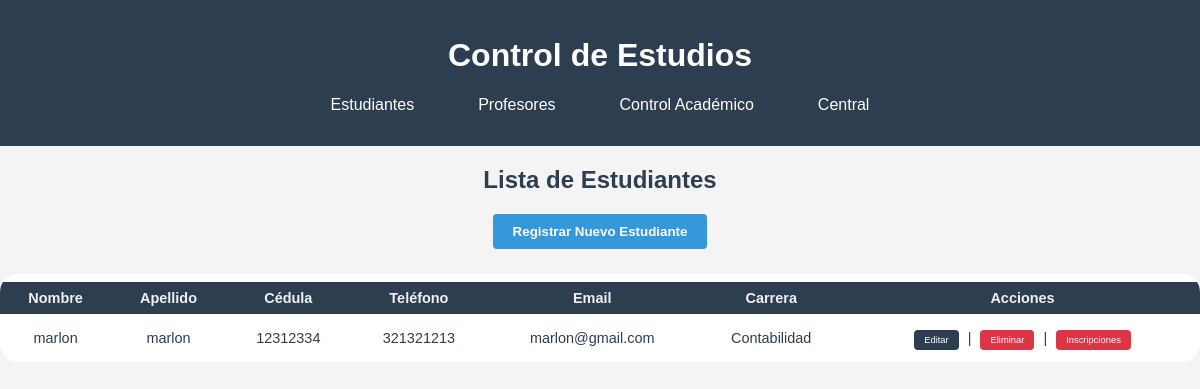
The page /estudiantes/ on the database its author committed.
### modulos/estudiantes/models.py (models this page shows, shortened)
class Estudiante(Persona):
    __tablename__ = 'estudiantes'
    cedula = db.Column(db.String(20), db.ForeignKey('personas.cedula'), primary_key=True)
    carrera_id = db.Column(db.Integer, db.ForeignKey('carreras.id'), nullable=True)
    solvente = db.Column(db.Boolean, default = False)
    carrera = db.relationship('Carrera', back_populates='estudiantes')
    inscripciones = db.relationship('Inscripcion', back_populates='estudiante', cascade="all, delete-orphan")
    notas = db.relationship('Nota', back_populates='estudiante', cascade="all, delete-orphan")
    __mapper_args__ = {
        'polymorphic_identity': 'estudiante',
    }

### modulos/central/models.py (models this page shows, shortened)
class Persona(db.Model):
    __tablename__ = 'personas'
    cedula = db.Column(db.String(20), primary_key=True, unique=True)
    nombre = db.Column(db.String(100), nullable=False)
    apellido = db.Column(db.String(100), nullable=False)
    numero_telefono = db.Column(db.Integer)
    correo_electronico = db.Column(db.String(100), unique=True, nullable=False)
    usuario = db.Column(db.String(50), unique=True, nullable=False)
    contrasenia = db.Column(db.String(100), nullable=False)
    rol = db.Column(db.String(20), nullable=False)
    __mapper_args__ = {
        'polymorphic_identity': 'persona',
        'polymorphic_on': rol
    }

### modulos/control_academico/models.py (models this page shows, shortened)
class Carrera(db.Model):
    __tablename__ = 'carreras'
    id = db.Column(db.Integer, primary_key=True)
    nombre = db.Column(db.String(100), nullable=False, unique=True)
    programas = db.relationship('Programa', back_populates='carrera')
    estudiantes = db.relationship('Estudiante', back_populates='carrera')

### modulos/estudiantes/routes.py (the view)
@bp.route('/')
def index():
    estudiantes = Estudiante.query.all()
    return render_template('estudiantes/listar_estudiantes.html', estudiantes=estudiantes)

### modulos/estudiantes/templates/estudiantes/listar_estudiantes.html (shortened to what this page needs)
{% extends "central/base.html" %}
{% block content %}
<h2 class="titulo-estudiantes">Lista de Estudiantes</h2>
<a href="{{ url_for('estudiantes.nuevo_estudiante') }}">
    <button type="button" class="btn-nuevo-estudiante">Registrar Nuevo Estudiante</button>
</a>
<div class="tabla-estudiantes-contenedor">
    {% if estudiantes %}
        <table class="tabla-estudiantes">
            <thead>
                <tr>
                    <th>Nombre</th>
                    <th>Apellido</th>
                    <th>Cédula</th>
                    <th>Teléfono</th>
                    <th>Email</th>
                    <th>Carrera</th>
                    <th>Acciones</th>
                </tr>
            </thead>
            <tbody>
                {% for estudiante in estudiantes %}
                <tr>
                    <td>{{ estudiante.nombre }}</td>
                    <td>{{ estudiante.apellido }}</td>
                    <td>{{ estudiante.cedula }}</td>
                    <td>{{ estudiante.numero_telefono }}</td>
                    <td>{{ estudiante.correo_electronico }}</td>
                    <td>{{ estudiante.carrera.nombre }}</td>
                    <td>
                        <a href="{{ url_for('estudiantes.editar_estudiante', cedula=estudiante.cedula) }}" class="btn-accion editar">Editar</a> |
                        <a href="{{ url_for('estudiantes.eliminar_estudiante', cedula=estudiante.cedula) }}" class="btn-accion eliminar">Eliminar</a> |
                        <a href="{{ url_for('estudiantes.inscripciones', cedula=estudiante.cedula) }}" class="btn-accion eliminar">Inscripciones</a>
                    </td>
                </tr>
                {% endfor %}
            </tbody>
        </table>
    {% else %}
        <h2>No hay estudiantes registrados</h2>
    {% endif %}
</div>
{% endblock %}

### modulos/static/css/style.css (style rules this page uses)
body { font-family: Arial, sans-serif; margin: 0; padding: 0; background-color: #f4f4f4; }
.titulo-estudiantes { text-align: center; margin-top: 20px; color: #2c3e50; }
a { text-decoration: none ; }
.btn-nuevo-estudiante { text-decoration: none; display: block; margin: 15px auto 25px auto; padding: 10px 20px; background-color: #3498db; color: white; border: none; border-radius: 4px; font-weight: bold; cursor: pointer; transition: background 0.2s; }
.tabla-estudiantes-contenedor { overflow-x: auto; margin: 0 auto; max-width: 2000px; }
.tabla-estudiantes { width: 100%; max-width: 1500; margin: 0 auto 30px auto; border-collapse: separate; border-spacing: 0 8px; border-radius: 18px; margin-bottom: 30px; background: #fff; overflow: hidden; }
.tabla-estudiantes th, .tabla-estudiantes td { padding: 8px 12px; text-align: center; }
.tabla-estudiantes, .tabla-estudiantes th, .tabla-estudiantes td { font-family: Arial, sans-serif; font-size: 0.95em; color: #2c3e50; }
.tabla-estudiantes th { background-color: #2c3e50; color: #f1f0f0; }
.btn-accion { padding: 2px 6px; border-radius: 2px; text-decoration: none; font-size: 0.65em; margin: 0 1px; }
.btn-accion.editar { background: #2c3e50; color: white; }
.btn-accion.eliminar { background: #2c3e50; color: white; }
.btn-accion { padding: 5px 10px; border-radius: 4px; text-decoration: none; color: white; margin: 0 5px; }
.btn-accion.eliminar { background-color: #dc3545; }

### rows shown on the page
Estudiante: nombre "marlon", apellido "marlon", cedula "12312334", numero_telefono "321321213", correo_electronico "marlon@gmail.com", carrera.nombre "Contabilidad"
